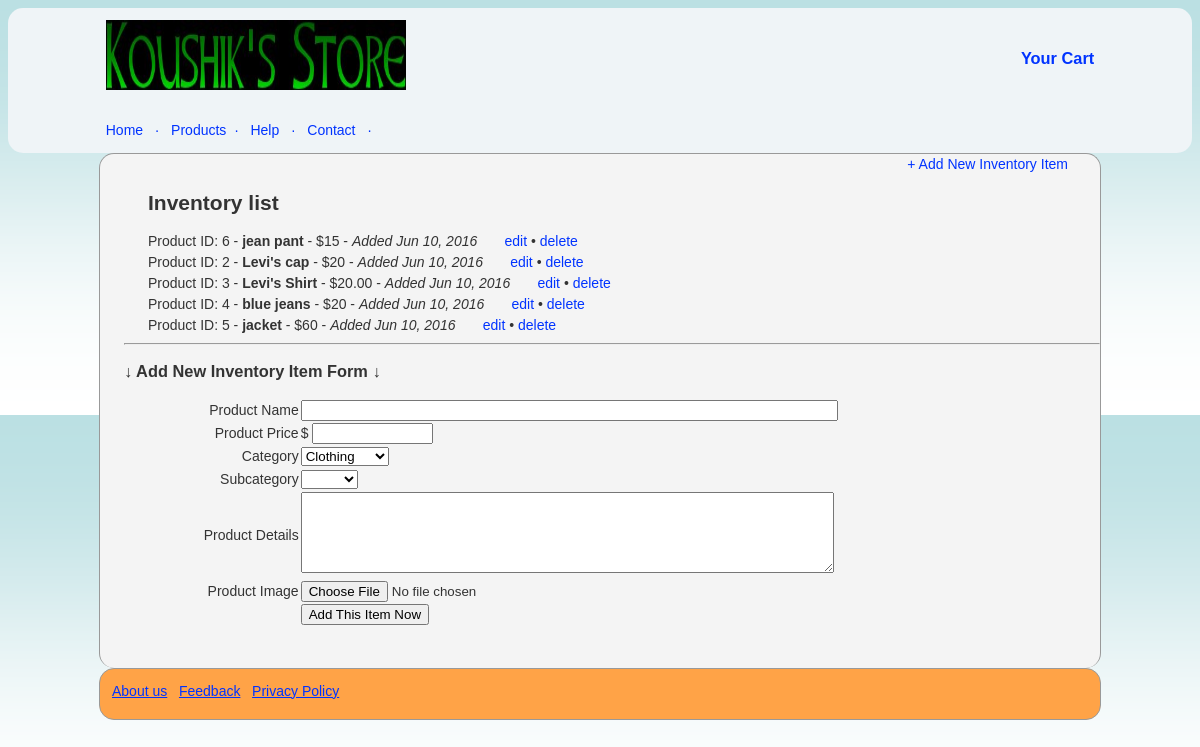
Page /storeadmin/inventory_list.php (signed in) on the committed database.
### tables this page shows
CREATE TABLE IF NOT EXISTS `products` (
  `id` int(11) NOT NULL AUTO_INCREMENT,
  `product_name` varchar(255) NOT NULL,
  `price` varchar(16) NOT NULL,
  `details` text NOT NULL,
  `category` varchar(16) NOT NULL,
  `subcategory` varchar(16) NOT NULL,
  `date_added` int(11) NOT NULL,
  PRIMARY KEY (`id`),
  UNIQUE KEY `product_name` (`product_name`)
);

### storeadmin/inventory_list.php (the view, shortened to what this page needs)
<?php
$product_list = "";
$sql = mysql_query("SELECT * FROM products ORDER BY date_added DESC");
$productCount = mysql_num_rows($sql);
if ($productCount > 0) {
	while($row = mysql_fetch_array($sql)){
             $id = $row["id"];
			 $product_name = $row["product_name"];
			 $price = $row["price"];
			 $date_added = strftime("%b %d, %Y", strtotime($row["date_added"]));
			 $product_list .= "Product ID: $id - <strong>$product_name</strong> - $$price - <em>Added $date_added</em> &nbsp; &nbsp; &nbsp; <a href='inventory_edit.php?pid=$id'>edit</a> &bull; <a href='inventory_list.php?deleteid=$id'>delete</a><br />";
    }
} else {
	$product_list = "You have no products listed in your store yet";
}
?>
<!DOCTYPE html>
<html>
<head>
 <link rel="stylesheet" href="../style/style.css" type="text/css" media="screen" />
</head>
<body>
 <div align="center" id="mainWrapper">
  <?php
   include_once("../template_header.php");
  ?>
 <div id="pageContent">
 <div align="left" style="margin-left:24px">
 <div align="right" style="margin-right:32px;"><a href="inventory_list.php#inventoryForm">+ Add New Inventory Item</a></div>
 <div align="left" style="margin-left:24px;">
      <h2>Inventory list</h2>
      <?php echo $product_list; ?>
    </div>
    <hr />
    <h3>
    &darr; Add New Inventory Item Form &darr;
    </h3>
	<form action="inventory_list.php" enctype="multipart/form-data" name="myForm" id="myForm" method="POST">
	 <table width="90%" border="0" cellspacing="0" cellpading="15">
	   <tr>
        <td width="20%" align="right">Product Name</td>
        <td width="80%"><label>
          <input name="product_name" type="text" id="product_name" size="64" />
        </label></td>
      </tr>
      <tr>
        <td align="right">Product Price</td>
        <td><label>
          $
          <input name="price" type="text" id="price" size="12" />
        </label></td>
      </tr>
      <tr>
        <td align="right">Category</td>
        <td><label>
          <select name="category" id="category">
          <option value="Clothing">Clothing</option>
          </select>
        </label></td>
      </tr>
      <tr>
        <td align="right">Subcategory</td>
        <td><select name="subcategory" id="subcategory">
        <option value=""></option>
          <option value="Hats">Hats</option>
          </select></td>
      </tr>
      <tr>
        <td align="right">Product Details</td>
        <td><label>
          <textarea name="details" id="details" cols="64" rows="5"></textarea>
        </label></td>
      </tr>
      <tr>
        <td align="right">Product Image</td>
        <td><label>
          <input type="file" name="fileField" id="fileField" />
        </label></td>
      </tr>
      <tr>
        <td>&nbsp;</td>
        <td><label>
          <input type="submit" name="button" id="button" value="Add This Item Now" />
        </label></td>
      </tr>
	 </table>
	 <br/>
	 <br/>
	</form>
 </div>
 </div>
<?php
include_once("../template_footer.php");
?>
</div>
</body>
</html>

### style/style.css (style rules this page uses)
body,td,th { font-family: Arial, Helvetica, sans-serif; font-size: 14px; color: #333; line-height:1.5em; }
body { background-color: #FFF; background-image:url('../bg3.gif '); }
div { border-radius: 15px; }
a { font-size: 14px; color: #03F; }
a:link { text-decoration: none; }
#pageContent { border:#999 1px solid; border-bottom:none; background-color:#F4F4F4; width:1000px; }

### rows in the picture
products: id "6", product_name "jean pant", price "15", date_added "Jun 10, 2016"
products: id "2", product_name "Levi's cap", price "20", date_added "Jun 10, 2016"
products: id "3", product_name "Levi's Shirt", price "20.00", date_added "Jun 10, 2016"
products: id "4", product_name "blue jeans", price "20", date_added "Jun 10, 2016"
products: id "5", product_name "jacket", price "60", date_added "Jun 10, 2016"
